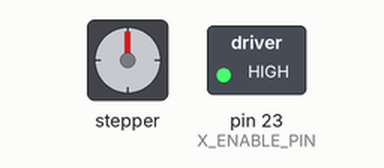
The sketch below on a simulated Arduino Mega 2560, built with avr-gcc and run on an emulated ATmega2560. Parts: stepper motor, switched loads named in the sketch (green lamp = pin HIGH). Stepper angles assume 200 steps per turn.

Above: at 0.05 s.
At 6.75 s:
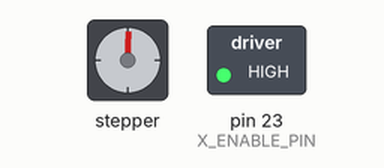
At 13.45 s:
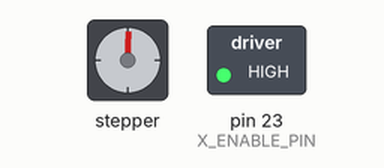
At 26.95 s:
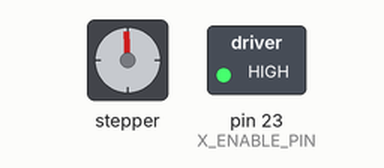
Timing chart, 0 to 35.1 s (numbered marks = the images above):
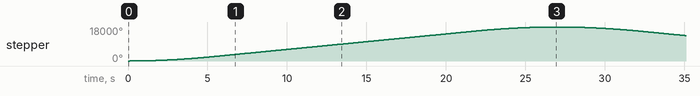

The sketch:

2_stepper_test.ino
```cpp
//AccelStepper könyvtár
#include <AccelStepper.h>
// Az adott motorhoz tartozó csatlakozó lábak definíciói
#define X_STEP_PIN         22
#define X_DIR_PIN          2
#define X_ENABLE_PIN       23

// AccelStepper objektum létrehozása a adott motorhoz
AccelStepper stepperX(AccelStepper::DRIVER, X_STEP_PIN, X_DIR_PIN);

void setup() {
  // stepperX maximális sebességének beállítása
  stepperX.setMaxSpeed(500);
  // stepperX gyorsulásának beállítása
  stepperX.setAcceleration(100);

  // X_ENABLE_PIN kimenetként történő inicializálása
  pinMode(X_ENABLE_PIN, OUTPUT);

  // X_ENABLE_PIN kimenet beállítása HIGH értékre
  // (alap esetben is tartó árammal tartja a motort)
  digitalWrite(X_ENABLE_PIN, HIGH);
}

void loop() {
  // Megadja a cél pozícióját a stepperX-nek 10000 lépéssel pozitív irányba
  stepperX.moveTo(10000);

  // Amíg stepperX nem érte el a célpontot, folyamatosan futtatja
  while (stepperX.distanceToGo() != 0)
    stepperX.run();

  // Megadja a kiindulási pozíciót cél pozíciónak
  stepperX.moveTo(0);

  // Amíg stepperX nem érte el a célpontot, folyamatosan futtatja
  while (stepperX.distanceToGo() != 0)
    stepperX.run();
}
```

Measured:
- by itself, stepper: turns 18000° clockwise in 26.9 s, then 18000° counter-clockwise in 26.9 s, then 18000° clockwise in 26.9 s, then 18000° counter-clockwise in 26.9 s, and so on
